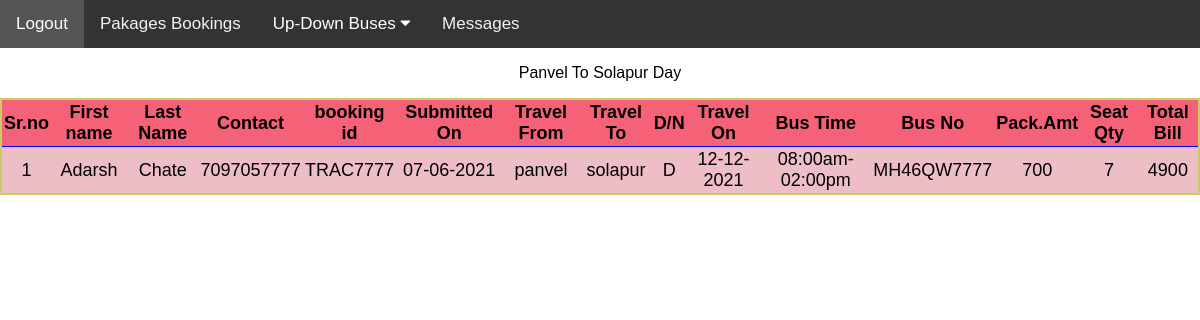
Screenshot of /admin/ptosday.php with the database file from the repository.
### tables this page shows
CREATE TABLE ptos_d(srno int AUTO_INCREMENT PRIMARY KEY,fname varchar(12),lname varchar(12),
contactno varchar(13),bookid varchar(10),submitdate varchar(20),tfrom varchar(10),tto varchar(10),
dy_nt varchar(3),travdate varchar(15),bustime varchar(15),busno varchar(12),priceper varchar(5),
seatqty int(3),totalfare varchar(8));

### admin/ptosday.php (the view, shortened to what this page needs)
<?php include('topbar.php'); ?>
<!DOCTYPE html>
<html>
<head>
</head>
<body>
<div class="myss">
<p align="center "> Panvel To Solapur Day </p>
<table id="myTable">
<tr>
<th>Sr.no</th>
<th>First name</th>
<th>Last Name</th>
<th>Contact </th>
<th>booking id</th>
<th>Submitted On </th>
<th>Travel From</th>
<th>Travel To</th>
<th>D/N</th>
<th>Travel On</th>
<th>Bus Time</th>
<th>Bus No</th>
<th>Pack.Amt</th>
<th>Seat Qty</th>
<th>Total Bill</th>
</tr>
<?php
  $con=makeconnection();
  $sql="SELECT * FROM `ptos_d`;";
  $rs=mysqli_query($con,$sql);
  while($row = mysqli_fetch_assoc($rs))
  {
      echo "<tr>";
      echo "<td>";
      echo $row['srno'];
      echo "</td>";
      echo "<td>";
      echo $row['fname'];
      echo "</td>";
      echo "<td>";
      echo $row['lname'];
      echo "</td>";
      echo "<td>";
      echo $row['contactno'];
      echo "</td>";
      echo "<td>";
      echo $row['bookid'];
      echo "</td>";
      echo "<td>";
      echo $row['submitdate'];
      echo "</td>";
      echo "<td>";
      echo $row['tfrom'];
      echo "</td>";
      echo "<td>";
      echo $row['tto'];
      echo "</td>";
      echo "<td>";
      echo $row['dy_nt'];
      echo "</td>";
      echo "<td>";
      echo $row['travdate'];
      echo "</td>";
      echo "<td>";
      echo $row['bustime'];
      echo "</td>";
      echo "<td>";
      echo $row['busno'];
      echo "</td>";
      echo "<td>";
      echo $row['priceper'];
      echo "</td>";
      echo "<td>";
      echo $row['seatqty'];
      echo "</td>";
      echo "<td>";
      echo $row['totalfare'];
      echo "</td>";
      echo "</tr>";
  }
?>
</table>
</div>
</body>
</html>

### admin/topbar.php (shortened to what this page needs)
<!DOCTYPE html>
<html>
<head>
<link rel="stylesheet" href="https://cdnjs.cloudflare.com/ajax/libs/font-awesome/4.7.0/css/font-awesome.min.css">
</head>
<body>
<div class="topnav" id="myTopnav">
  <a href="../index.php" class="active">Logout </a>
  <a href="packagesb.php">Pakages Bookings</a>
  <div class="dropdown">
    <button class="dropbtn">Up-Down Buses
      <i class="fa fa-caret-down"></i>
    </button>
  </div>
  <a href="msgcon.php">Messages</a>
</div>
</body>
</html>

### admin/topbar.php (style rules this page uses)
body { margin:0;font-family:Arial }
.topnav { overflow: hidden; background-color: #333; }
.topnav a { float: left; display: block; color: #f2f2f2; text-align: center; padding: 14px 16px; text-decoration: none; font-size: 17px; }
.active { background-color:red; color: white; }
.dropdown { float: left; overflow: hidden; }
.dropdown .dropbtn { font-size: 17px; border: none; outline: none; color: white; padding: 14px 16px; background-color: inherit; font-family: inherit; margin: 0; }

### admin/ptosday.php (style rules this page uses)
#myTable { margin-left: auto; margin-right: auto; background-color:#edbec5; border-collapse: collapse; width: auto; border: 2px solid #cccc66; font-size:18px; }
#myTable th { background-color:#f56278; color:black; }
#myTable th, #myTable td { text-align:center; width:fit-content; padding: 2px; }
#myTable tr { border-bottom: 1px solid darkred; border: 1px solid blue; }

### rows the page displays
ptos_d: srno "1", fname "Adarsh", lname "Chate", contactno "7097057777", bookid "TRAC7777", submitdate "07-06-2021", tfrom "panvel", tto "solapur", dy_nt "D", travdate "12-12-2021", bustime "08:00am-02:00pm", busno "MH46QW7777", priceper "700", seatqty "7", totalfare "4900"
